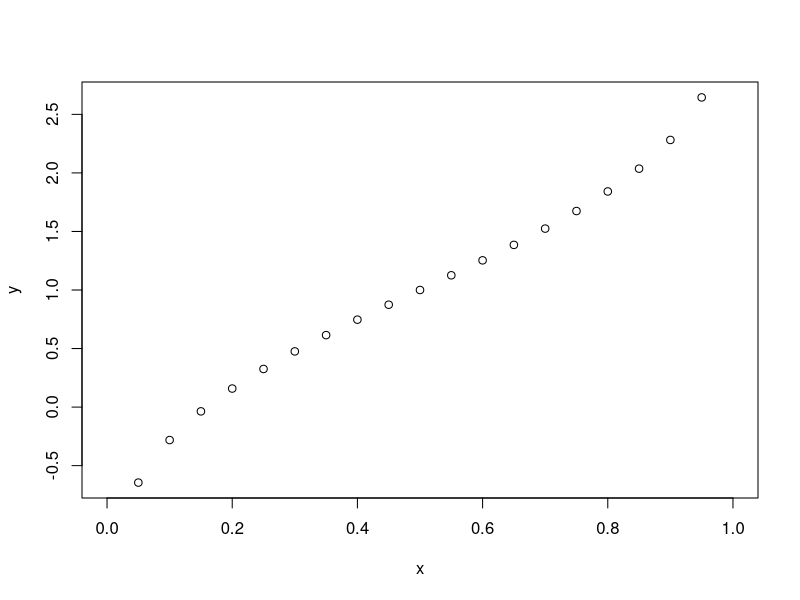
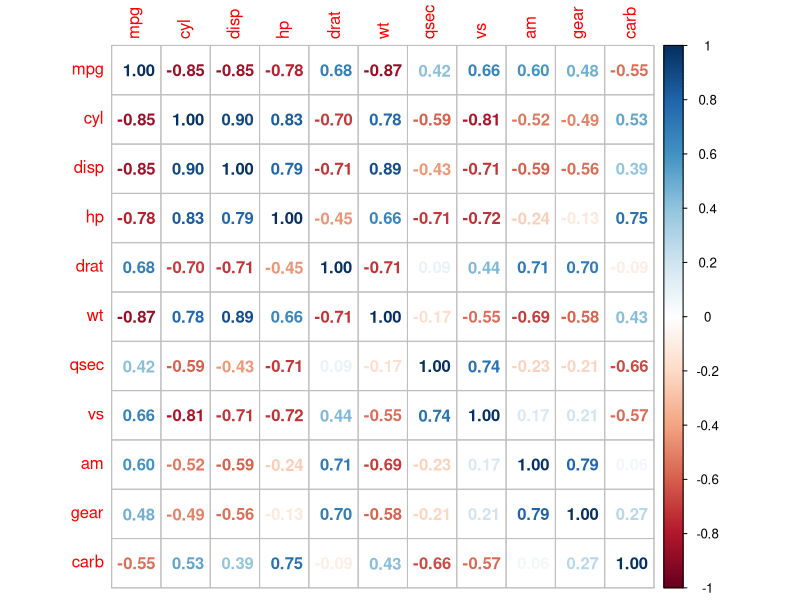

R code for these plots, in order:
x <- seq(0,1,by = 0.05)
y <- qnorm(x,mean=1,sd=1)
plot(x,y)
cor(mtcars$hp,mtcars$mpg,method="pearson")
library(corrplot)
M <- cor(mtcars)
corrplot(M,method="number")